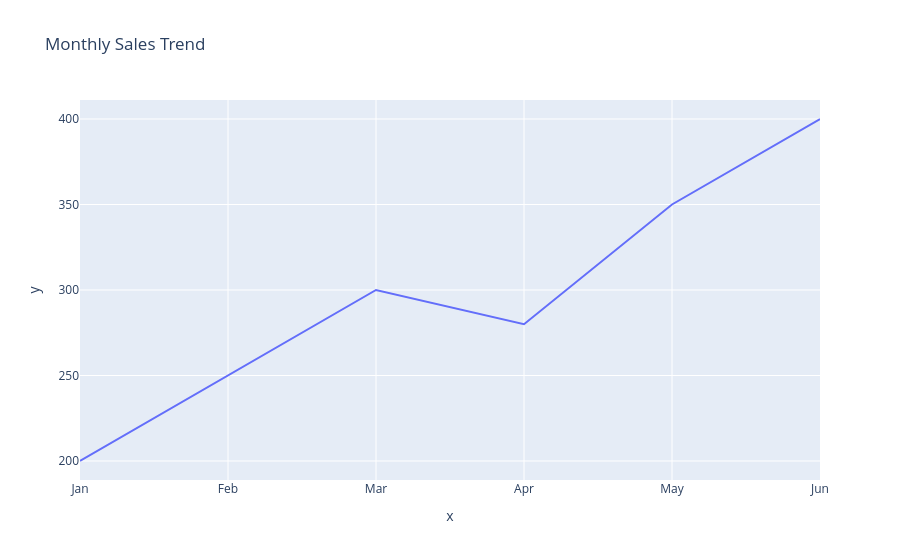

Notebook cell for this chart:
### Code cell
fig = px.line(x=months, y=sales, title="Monthly Sales Trend")

fig.show()

### Figure 1 — Plotly figure (JSON) as saved in the notebook; plotly's stock layout.template omitted (floating-point values rounded to 4 significant figures)
{"data": [{"hovertemplate": "x=%{x}<br>y=%{y}<extra></extra>", "legendgroup": "", "line": {"color": "#636efa", "dash": "solid"}, "marker": {"symbol": "circle"}, "mode": "lines", "name": "", "orientation": "v", "showlegend": false, "type": "scatter", "x": ["Jan", "Feb", "Mar", "Apr", "May", "Jun"], "xaxis": "x", "y": [200, 250, 300, 280, 350, 400], "yaxis": "y"}], "layout": {"autosize": true, "legend": {"tracegroupgap": 0}, "title": {"text": "Monthly Sales Trend"}, "xaxis": {"anchor": "y", "autorange": true, "domain": [0, 1], "range": [0, 5], "title": {"text": "x"}, "type": "category"}, "yaxis": {"anchor": "x", "autorange": true, "domain": [0, 1], "range": [188.9, 411.1], "title": {"text": "y"}, "type": "linear"}}}
